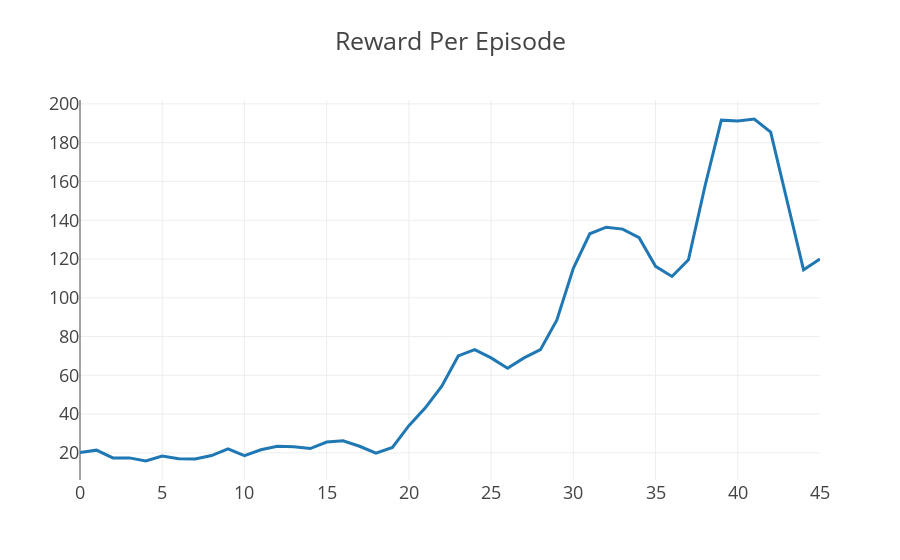

The notebook cell saved with this chart:
### Code cell
def moving_average(a, n=3) :
    ret = np.cumsum(a, dtype=float)
    ret[n:] = ret[n:] - ret[:-n]
    return ret[n - 1:] / n

plotly.offline.iplot({
    "data": [go.Scatter(x=np.arange(len(ep_rewards)), y=moving_average(ep_rewards, 5))],
    "layout": go.Layout(title="Reward Per Episode", template="presentation")
})

### Figure 1 — Plotly figure (JSON) as saved in the notebook; plotly's stock layout.template omitted (floating-point values rounded to 4 significant figures)
{"data": [{"type": "scatter", "uid": "c6bf0976-d8eb-4572-9261-ad070fd90417", "x": [0, 1, 2, 3, 4, 5, 6, 7, 8, 9, 10, 11, 12, 13, 14, 15, 16, 17, 18, 19, 20, 21, 22, 23, 24, 25, 26, 27, 28, 29, 30, 31, 32, 33, 34, 35, 36, 37, 38, 39, 40, 41, 42, 43, 44, 45, 46, 47, 48, 49], "y": [20.2, 21.4, 17.4, 17.4, 15.8, 18.4, 17, 16.8, 18.6, 22, 18.6, 21.6, 23.4, 23.2, 22.2, 25.6, 26.2, 23.4, 19.8, 22.8, 34, 43.2, 54.4, 70, 73.2, 69, 63.6, 69, 73.2, 88.6, 115.2, 133, 136.4, 135.4, 131, 116.2, 111, 119.6, 157.4, 191.6, 191.2, 192.2, 185.4, 149.8, 114.4, 120]}], "layout": {"autosize": true, "title": {"text": "Reward Per Episode"}, "xaxis": {"autorange": true, "range": [0, 45], "type": "linear"}, "yaxis": {"autorange": true, "range": [6.0, 202], "type": "linear"}}}
